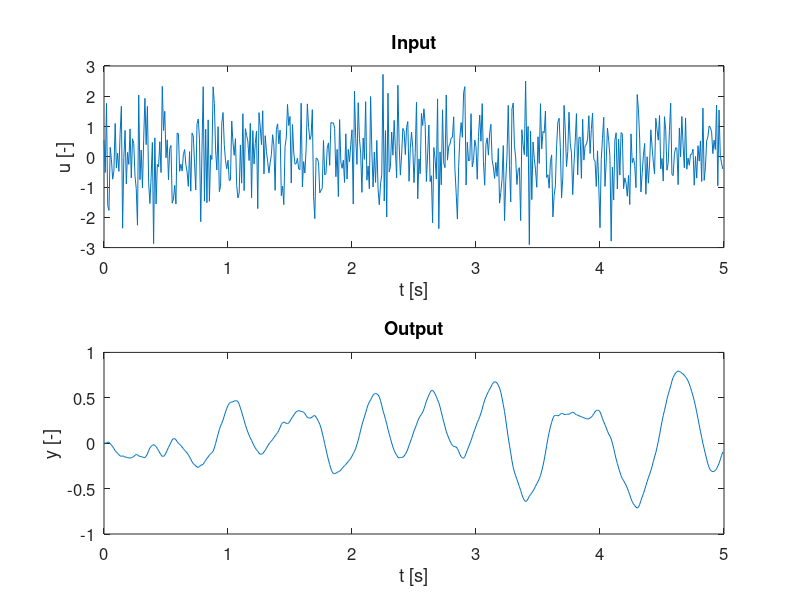
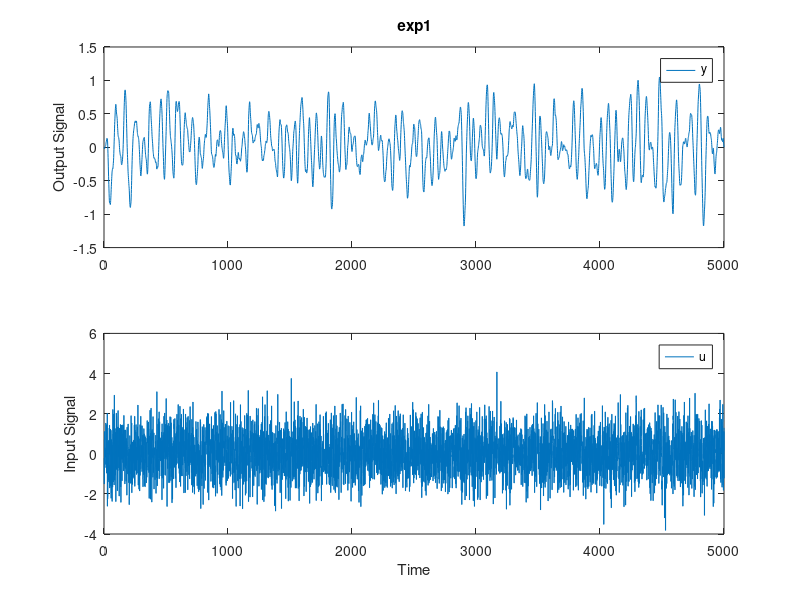
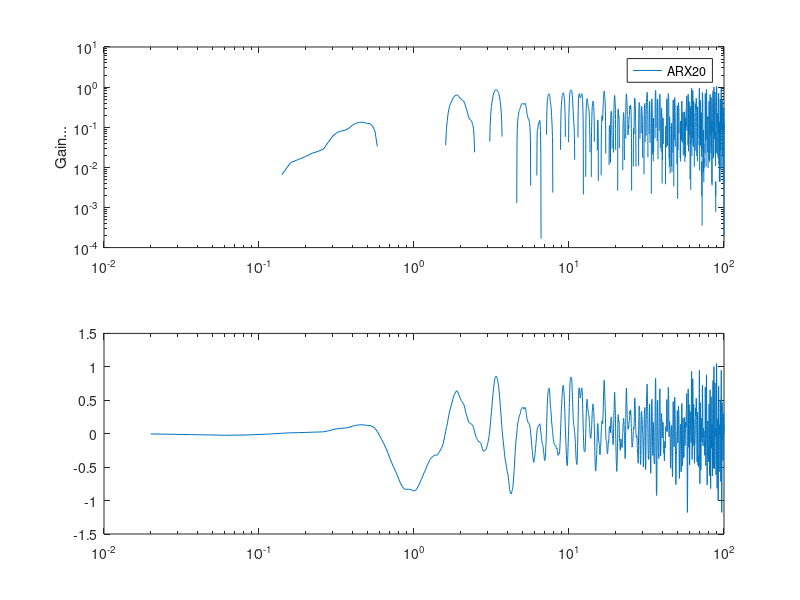

The MATLAB script that drew these images, in order:
%% Assignment 1: Introduction to System Identification
%  [WB2301] SIPE

%% Question 1: Signal generation 
% You can generate the signal by calling the |sim()| command directly from 
% the command line. You can then use the command |whos| to see which variables
% were created in the workspace. Note the difference between variables |t| 
% and |tout|. Variable |tout| is automatically generated by Simulink and it 
% holds the time instances used in evaluating the model. Variable |t| holds 
% the sample times at the sampling rate stated in the model. 
% So: Simulink uses a higher sample rate internally for obtaining
% accurate results, while we use sampling to obtain a time vector with a
% fixed sample rate of 100 Hz.

if exist('OCTAVE_VERSION', 'builtin')
    pkg load signal
end

clear all
close all
clc

T   = 5;                % [s] Observation time
fs  = 100;              % [Hz] Samping frequency
dt  = 1/fs;             % [s] Sample time
u = normrnd(0, 1, [T/dt, 1]);
H = tf([1], [0.01, 0.03, 1]);

% Observation time T = N * dt. The last sample of the measured signals
% needs to be removed in order to make the observation time exactly 5
% seconds.
N = length(u);                % [-] # samples (also T /dt)
t  = (0 : N - 1) * dt;        % [s] Time vector

y = lsim(H, u, t);


% Plot input and output signals.
figure(1)
subplot(211);
  plot(t, u);
  xlabel('t [s]','Fontsize',14);
  ylabel('u [-]','Fontsize',14);
  title('Input','Fontsize',18)
set(gca,'FontSize',12)
subplot(212);
  plot(t, y);
  xlabel('t [s]','Fontsize',14);
  ylabel('y [-]','Fontsize',14);
  title('Output','Fontsize',18)
set(gca,'FontSize',12)


%% Question 1a
[Cuu, lags] = xcov(u, u, 'biased');
Cuy = xcov(u, y, 'biased');
Cyu = xcov(y, u, 'biased');
Cyy = xcov(y, y, 'biased');
tau = lags*dt; % [s]

% Plot the covariances in one figure using subplot
figure('Name','Question 1a')
subplot(2,2,1)
    plot(tau, Cuu); 
    xlabel('...'); ylabel('...')
subplot(2,2,2)
    plot(tau, Cuy); 
    xlabel('...'); ylabel('...')
subplot(2,2,3)
    plot(tau, Cyu); 
    xlabel('...'); ylabel('...')
subplot(2,2,4)
    plot(tau, Cyy); 
    xlabel('...'); ylabel('...')

%% Question 3: Time Domain Models
clear all
close all
clc

% Create data
T   = 50;               % [s] Observation time
fs  = 100;              % [Hz] Samping frequency
dt  = 1/fs;             % [s]
N   = fs*T;             % [-] Number of samples
tv  = (0:N-1).'/fs;     % Time vector
fv  = [0:N-1]/N*fs;     % Frequency vector

% Simulate model

u = normrnd(0, 1, size(tv));
n = normrnd(0, 0.05, size(tv));
H = tf([1], [0.01, 0.03, 1]);

y = lsim(H, u, tv);

% Generate iddata structure
dat = iddata(y, u, dt);
set(dat, 'timeunit', 's', 'inputname', 'u', 'outputname', 'y');
plot(dat)

%Plot
figure('Name','Question 3')
subplot(211)
loglog(fv, y)
legend({'ARX20','ARX3', 'OE3','True'})
ylabel('Gain...')

subplot(212)
ylabel('Phase...')
semilogx(fv, y)
